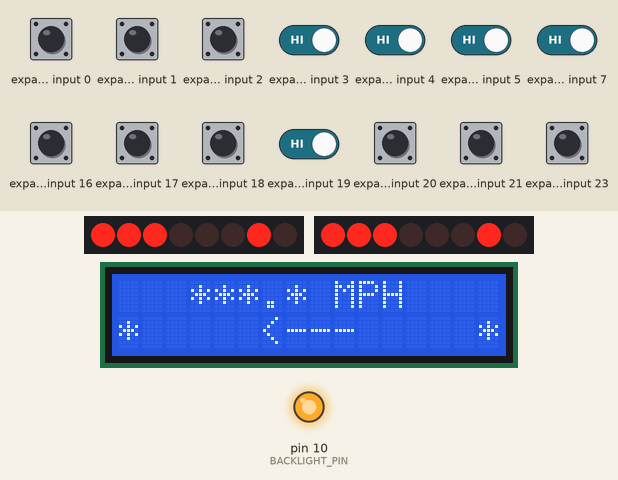
This sketch was run on a simulated Arduino Uno, built with avr-gcc and run on an emulated ATmega328P. On the bench: 2 × 8 port-expander outputs drawn as a row of LEDs (first output left, lit = HIGH), 16×2 character LCD, output pins drawn as LEDs (lit = HIGH). Wiring (inferred from the names in the program): PCF8574 port expander at I2C address 0x38; PCF8574 port expander at I2C address 0x39. Wiring (inferred from the signals the program sends): 2 × row of LEDs: on Q0, Q1, Q2, Q3, Q4, Q5, Q6, Q7 / on Q0, Q1, Q2, Q3, Q4, Q5, Q6, Q7. The test bench sets the inputs (shaded band); at power-on: expander input 0–5, expander input 7, expander input 16–21, expander input 23 HIGH. What the sketch prints to the serial monitor is not drawn.

Above: at 1.2 s.
1.3 s: expander input 3 driven LOW and expander input 4 driven LOW and expander input 5 driven LOW and expander input 7 driven LOW and expander input 19 driven LOW
At 1.6 s:
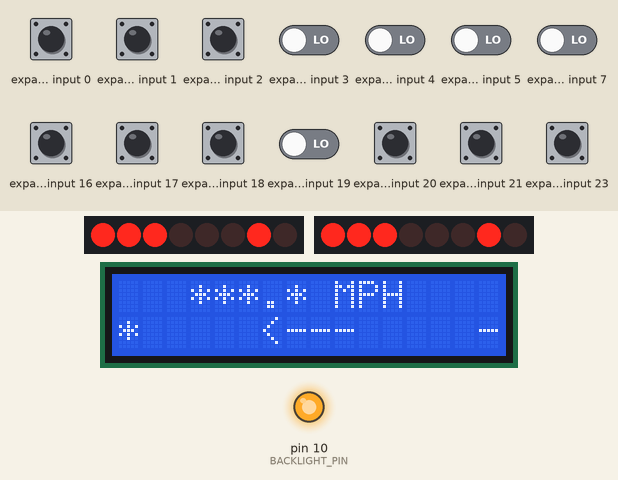
2.8 s: expander input 3 driven HIGH
At 3.9 s:
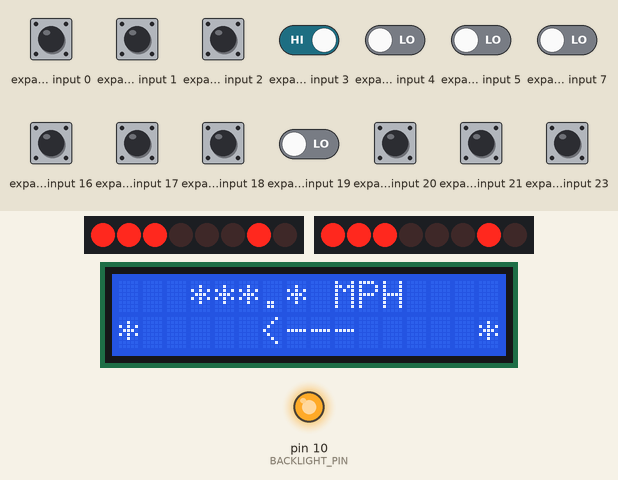
4.3 s: expander input 3 driven LOW
At 5.0 s:
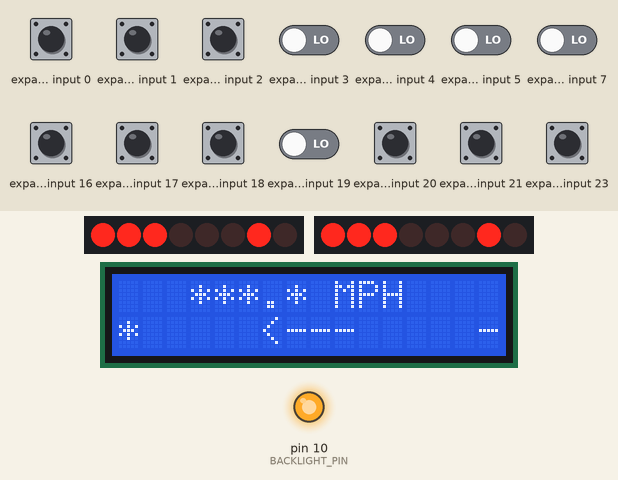
Timing chart, 0 to 7.3 s (numbered marks = the images above; inputs shaded):
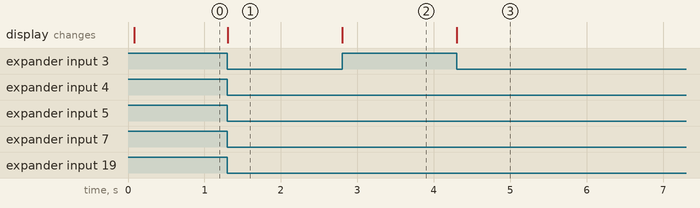

Measured:
- after the input at 1.3 s, the display: changes at once (image 1)
- after the input at 2.8 s, the display: changes at once (image 2)
- after the input at 4.3 s, the display: changes at once (image 3)

The sketch:

ard-speedo.ino
```cpp
#include <Wire.h>
#include <LiquidCrystal.h>

#define EAST_DETECTOR_ADDR  0x38
#define WEST_DETECTOR_ADDR  0x39

#define DETECT_THRESHOLD 0x300

#define DETECTOR_TIMEOUT_MS 60000

#define DETECTOR_SPACING_INCHES  12.0

//#define SCALE_FACTOR  160
#define SCALE_FACTOR  87.1

#define DET_IDLE    0
#define START_EAST  1
#define CALC_EAST   2
#define START_WEST  3
#define CALC_WEST   4
#define WAIT        5
#define TIMEOUT     6

#define BACKLIGHT_PIN        10

LiquidCrystal lcd(8, 9, 4, 5, 6, 7);

void writeByte(uint8_t addr, uint8_t cmd, uint16_t writeVal)
{
  Wire.beginTransmission(addr);
  Wire.write(cmd);
  Wire.write(writeVal);
  Wire.endTransmission();
}

void readWord(uint8_t addr, uint8_t cmd, uint16_t* data)
{
  Wire.beginTransmission(addr);
  Wire.write(cmd);
  Wire.requestFrom(addr, (uint8_t)2);
  byte b1 = Wire.read();
  byte b2 = Wire.read();
  Wire.endTransmission();

  *data = b1;
  *data |= ((uint16_t)b2 << 8);
}

void initializeTMD26711(uint8_t addr)
{
	// Initialize TMD26711 (bit 0x80 set to indicate command)
	writeByte(addr, 0x80|0x00, 0x00);   // Start with everything disabled
	writeByte(addr, 0x80|0x01, 0xFF);   // Minimum ATIME
	writeByte(addr, 0x80|0x02, 0xFF);   // Maximum integration time
	writeByte(addr, 0x80|0x03, 0xFF);   // Minimum wait time

	// Note: IRQ not currently used
	writeByte(addr, 0x80|0x08, 0x00);   // Set interrupt low threshold to 0x0000
	writeByte(addr, 0x80|0x09, 0x00);
	writeByte(addr, 0x80|0x0A, 0x00);   // Set interrupt low threshold to 0x0300
	writeByte(addr, 0x80|0x0B, 0x03);
	writeByte(addr, 0x80|0x0C, 0x10);   // Single out-of-range cycle triggers interrupt

	writeByte(addr, 0x80|0x0D, 0x00);   // Long wait disabled
	writeByte(addr, 0x80|0x0E, 8);      // Pulse count
	writeByte(addr, 0x80|0x0F, 0x20);   // 100% LED drive strength, Use channel 1 diode (ch 1 seems less sensitive to fluorescent light)

	writeByte(addr, 0x80|0x00, 0x27);   // Power ON, Enable proximity, Enable proximity interrupt (not used currently)
}

uint8_t readDetector(uint8_t addr)
{
	uint16_t proximity;
	readWord(addr, 0x80|0x20|0x18, &proximity);  // Read data register (0x80 = command, 0x20 = auto-increment)

	if(WEST_DETECTOR_ADDR == addr)
		lcd.setCursor(0,1);
	else
		lcd.setCursor(15,1);

	if(proximity > DETECT_THRESHOLD)
	{
		lcd.print('*');
		return(1);
	}
	else
	{
		lcd.print('-');
		return(0);
	}
}

byte detectorState = DET_IDLE;

void setup()
{
	Wire.begin();
	Serial.begin(115200);
	lcd.begin(16,2);
	pinMode(BACKLIGHT_PIN, OUTPUT);
	digitalWrite(BACKLIGHT_PIN, 1);

	lcd.clear();

	initializeTMD26711(EAST_DETECTOR_ADDR);
	initializeTMD26711(WEST_DETECTOR_ADDR);

	// Read once to initialize
	readDetector(EAST_DETECTOR_ADDR);
	readDetector(WEST_DETECTOR_ADDR);

	detectorState = DET_IDLE;
}

unsigned long startTime = 0;
unsigned long endTime = 0;
unsigned long decimph = 0;
byte dir = 0;


void updateDisplay(unsigned int decimph, int8_t dir)
{
	lcd.setCursor(3,0);

	if (decimph > 1200)
		lcd.print("***.*");
	else
	{
		uint8_t digit = (decimph/1000)%10;
		if(digit)
			lcd.print(digit);
		else
			lcd.print(' ');
		digit = (decimph/100)%10;
		if(digit)
			lcd.print(digit);
		else
			lcd.print(' ');
		digit = (decimph/10)%10;
		lcd.print(digit);
		lcd.print('.');
		digit = (decimph/1)%10;
		lcd.print(digit);
	}
	lcd.print(" MPH ");
}

void loop()
{
	uint8_t eastDetector = readDetector(EAST_DETECTOR_ADDR);
	uint8_t westDetector = readDetector(WEST_DETECTOR_ADDR);

	Serial.print(westDetector);
	Serial.print(" ");
	Serial.print(eastDetector);
	Serial.print('\n');

	switch(detectorState)
	{
		case DET_IDLE:
			startTime = millis();
			if (eastDetector)
			{
				detectorState = START_EAST;
			}
			else if (westDetector)
			{
				detectorState = START_WEST;
			}

			break;

		case START_EAST:
			endTime = millis();
			lcd.setCursor(6,1);
			lcd.print("<---");
			if (westDetector)
				detectorState = CALC_EAST;

			if (endTime > startTime + DETECTOR_TIMEOUT_MS)
				detectorState = TIMEOUT;
			break;

		case START_WEST:
			endTime = millis();
			lcd.setCursor(6,1);
			lcd.print("--->");
			if (eastDetector)
				detectorState = CALC_WEST;

			if (endTime > startTime + DETECTOR_TIMEOUT_MS)
				detectorState = TIMEOUT;
			break;

		case CALC_EAST:
		case CALC_WEST:
			// Calculation of model speed
			// Scale distance - DETECTOR_SPACING_INCHES * SCALE_FACTOR / (63360 in/mile)
			// Time = millis * 3,600,000 milliseconds / hour
			// Speed = distance / time
			// Speed = (DETECTOR_SPACING_INCHES * SCALE_FACTOR / 63360) / (time / 3600000)
			// Speed = (DETECTOR_SPACING_INCHES * SCALE_FACTOR * 625 / time * 11)

			decimph = (DETECTOR_SPACING_INCHES * SCALE_FACTOR * 625 * 10) / ((endTime - startTime) * 11);

			dir = detectorState;

			startTime = millis();
			detectorState = WAIT;
			break;

		case WAIT:
			updateDisplay(decimph, dir);
			if ( (eastDetector) || (westDetector) )
				startTime = millis();

			if (millis() > startTime + 5000)
				detectorState = TIMEOUT;
			break;

		case TIMEOUT:
			detectorState = DET_IDLE;
			decimph = 0;
			dir = 0;
			lcd.setCursor(6,1);
			lcd.print("    ");
			updateDisplay(0, 0);
			break;
	}
}
```
